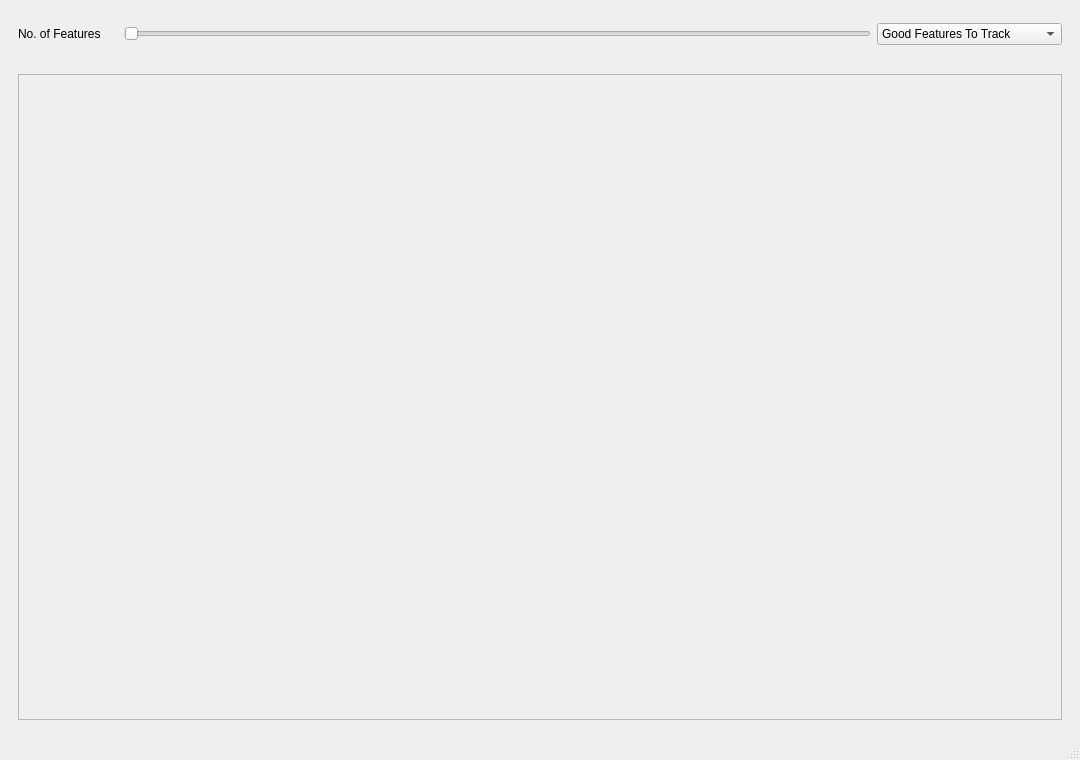
<?xml version="1.0" encoding="UTF-8"?>
<ui version="4.0">
 <class>MainWindow</class>
 <widget class="QMainWindow" name="MainWindow">
  <property name="geometry">
   <rect>
    <x>0</x>
    <y>0</y>
    <width>1080</width>
    <height>760</height>
   </rect>
  </property>
  <property name="windowTitle">
   <string>MainWindow</string>
  </property>
  <widget class="QWidget" name="centralwidget">
   <layout class="QGridLayout" name="gridLayout">
    <item row="0" column="0">
     <layout class="QVBoxLayout" name="verticalLayout">
      <item>
       <widget class="QWidget" name="widget_2" native="true">
        <property name="minimumSize">
         <size>
          <width>50</width>
          <height>50</height>
         </size>
        </property>
        <layout class="QGridLayout" name="gridLayout_4">
         <item row="0" column="0">
          <layout class="QHBoxLayout" name="horizontalLayout_3">
           <item>
            <widget class="QLabel" name="label_2">
             <property name="minimumSize">
              <size>
               <width>100</width>
               <height>0</height>
              </size>
             </property>
             <property name="text">
              <string>No. of Features</string>
             </property>
            </widget>
           </item>
           <item>
            <widget class="QSlider" name="horizontalSlider">
             <property name="minimum">
              <number>1</number>
             </property>
             <property name="maximum">
              <number>400</number>
             </property>
             <property name="orientation">
              <enum>Qt::Horizontal</enum>
             </property>
            </widget>
           </item>
           <item>
            <widget class="QComboBox" name="comboBox">
             <property name="minimumSize">
              <size>
               <width>185</width>
               <height>0</height>
              </size>
             </property>
             <item>
              <property name="text">
               <string>Good Features To Track</string>
              </property>
             </item>
             <item>
              <property name="text">
               <string>SURF</string>
              </property>
             </item>
            </widget>
           </item>
          </layout>
         </item>
        </layout>
       </widget>
      </item>
      <item>
       <widget class="QWidget" name="widget" native="true">
        <property name="sizePolicy">
         <sizepolicy hsizetype="Preferred" vsizetype="Preferred">
          <horstretch>0</horstretch>
          <verstretch>0</verstretch>
         </sizepolicy>
        </property>
        <layout class="QGridLayout" name="gridLayout_2">
         <item row="0" column="0">
          <widget class="QScrollArea" name="scrollArea">
           <property name="widgetResizable">
            <bool>true</bool>
           </property>
           <widget class="QWidget" name="scrollAreaWidgetContents">
            <property name="geometry">
             <rect>
              <x>0</x>
              <y>0</y>
              <width>1028</width>
              <height>597</height>
             </rect>
            </property>
            <layout class="QGridLayout" name="gridLayout_3">
             <item row="0" column="0">
              <widget class="QLabel" name="label">
               <property name="text">
                <string/>
               </property>
              </widget>
             </item>
            </layout>
           </widget>
          </widget>
         </item>
        </layout>
       </widget>
      </item>
     </layout>
    </item>
   </layout>
  </widget>
  <widget class="QMenuBar" name="menubar">
   <property name="geometry">
    <rect>
     <x>0</x>
     <y>0</y>
     <width>1080</width>
     <height>22</height>
    </rect>
   </property>
  </widget>
  <widget class="QStatusBar" name="statusbar"/>
 </widget>
 <resources/>
 <connections/>
</ui>
